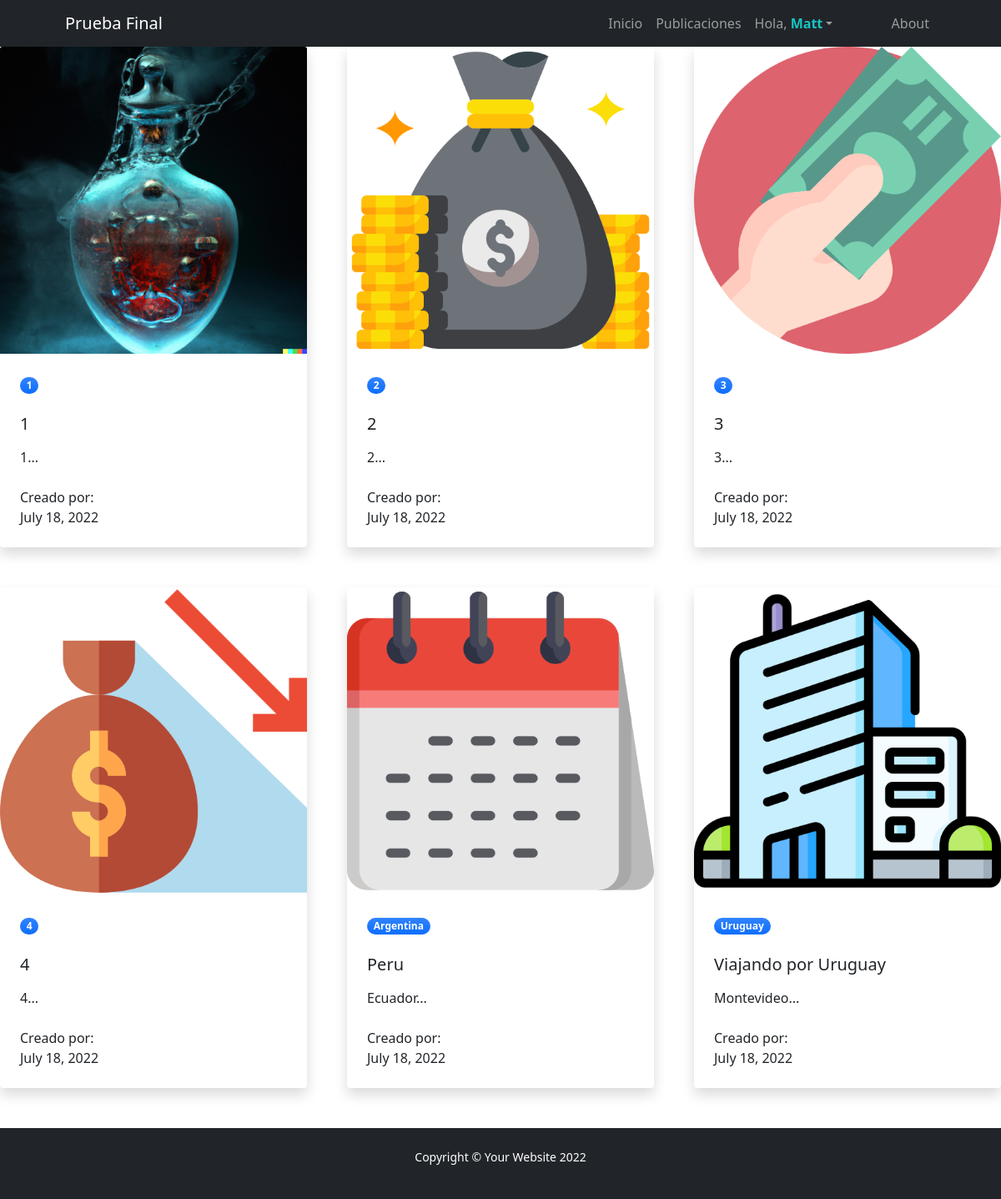
Page /pruebafinalapp/mis_publicaciones (signed in) on the committed database.
### PruebaFinalApp/models.py (models this page shows)
class Publicaciones(models.Model):
    imagen = models.ImageField(null=True, blank=True)
    pais = models.CharField(max_length=50)
    titulo = models.CharField(max_length=50)
    descripcion = RichTextField(blank=True , null=True)
    fecha_viaje = models.DateField()
    autor = models.ForeignKey(User, blank=True, null=True, on_delete=models.SET_NULL)
    class Meta:
        verbose_name_plural = "Publicaciones"
        db_table = "imageupload"

### PruebaFinalApp/views.py (the view)
# urls.py: path('mis_publicaciones', mis_publicaciones, name='mis_publicaciones'),
def mis_publicaciones(request):
    publicaciones = Publicaciones.objects.filter(autor=request.user)
    return render(request, "PruebaFinalApp/mis_publicaciones.html", {"publicaciones":publicaciones})

### PruebaFinalApp/templates/PruebaFinalApp/mis_publicaciones.html
{%extends "PruebaFinalApp/base.html"%}
{%block contenido%}
<div class="row gx-5">
{%for publicacion in publicaciones%}
    <div class="col-lg-4 mb-5">
        <div class="card h-100 shadow border-0">
            <img class="card-img-top" src="{{publicacion.imagen.url}}" alt="..." />
            <div class="card-body p-4">
                <div class="badge bg-primary bg-gradient rounded-pill mb-2">{{publicacion.pais}}</div>
                <p class="text-decoration-none link-dark stretched-link" href="#!"><h5 class="card-title mb-3">{{publicacion.titulo}}</h5></p>
                <p class="card-text mb-0">{{publicacion.descripcion|slice:120}}...</p>
                <br>
                <p class="card-text mb-0">Creado por: </p>
                <p class="card-text mb-0">{{publicacion.fecha_viaje}}</p>
            </div>
        </div>
    </div>
{%endfor%}
</div>
{%endblock%}

### PruebaFinalApp/templates/PruebaFinalApp/base.html (shortened to what this page needs)
{%load static%}
<!DOCTYPE html>
<html lang="en">
    <head>
        <link href="https://cdn.jsdelivr.net/npm/bootstrap-icons@1.5.0/font/bootstrap-icons.css" rel="stylesheet" />
        <link href="{% static 'css/styles.css' %}" rel="stylesheet" />
    </head>
    <body class="d-flex flex-column h-100">
        <main class="flex-shrink-0">
            <nav class="navbar navbar-expand-lg navbar-dark bg-dark">
                <div class="container px-5">
                    <a class="navbar-brand" href="index.html">Prueba Final</a>
                    <div class="collapse navbar-collapse" id="navbarSupportedContent">
                        <ul class="navbar-nav ms-auto mb-2 mb-lg-0">
                            <li class="nav-item"><a class="nav-link" id="navitem" href="{%url 'inicio'%}">Inicio</a></li>
                            <li class="nav-item"><a class="nav-link" id="navitem" href="{%url 'publicaciones'%}">Publicaciones</a></li>
                            <li class="nav-item dropdown">
                                {%if user.is_authenticated %}
                                <a class="nav-link dropdown-toggle" id="navbarDropdownBlog" href="#" role="button" data-bs-toggle="dropdown" aria-expanded="false">Hola, <b style="color: rgb(25, 196, 196);">{{user.get_username}}</b></a>
                                <ul class="dropdown-menu dropdown-menu-end" aria-labelledby="navbarDropdownBlog"></li>
                                </ul>
                            {%endif%}
                            <li>&nbsp &nbsp &nbsp &nbsp &nbsp &nbsp ;</li>
                            <li class="nav-item"><a class="nav-link" href="{%url 'about' %}">About</a></li>
                    </div>
                </div>
            </nav>
            {%block contenido%}
            {%endblock%}
        <footer class="bg-dark py-4 mt-auto">
            <div class="container px-5">
                <div class="row align-items-center justify-content-between flex-column flex-sm-row">
                    <div class="small m-0 text-white"><p style="text-align: center;">Copyright &copy; Your Website 2022</p></div>
                </div>
            </div>
        </footer>
    </body>
</html>

### rows in the picture
Publicaciones: imagen (picture), pais "1", titulo "1", descripcion "1", fecha_viaje "July 18, 2022"
Publicaciones: imagen (picture), pais "2", titulo "2", descripcion "2", fecha_viaje "July 18, 2022"
Publicaciones: imagen (picture), pais "3", titulo "3", descripcion "3", fecha_viaje "July 18, 2022"
Publicaciones: imagen (picture), pais "4", titulo "4", descripcion "4", fecha_viaje "July 18, 2022"
Publicaciones: imagen (picture), pais "Argentina", titulo "Peru", descripcion "Ecuador", fecha_viaje "July 18, 2022"
Publicaciones: imagen (picture), pais "Uruguay", titulo "Viajando por Uruguay", descripcion "Montevideo", fecha_viaje "July 18, 2022"

### other values in the picture
{{ user.get_username }} "Matt"
